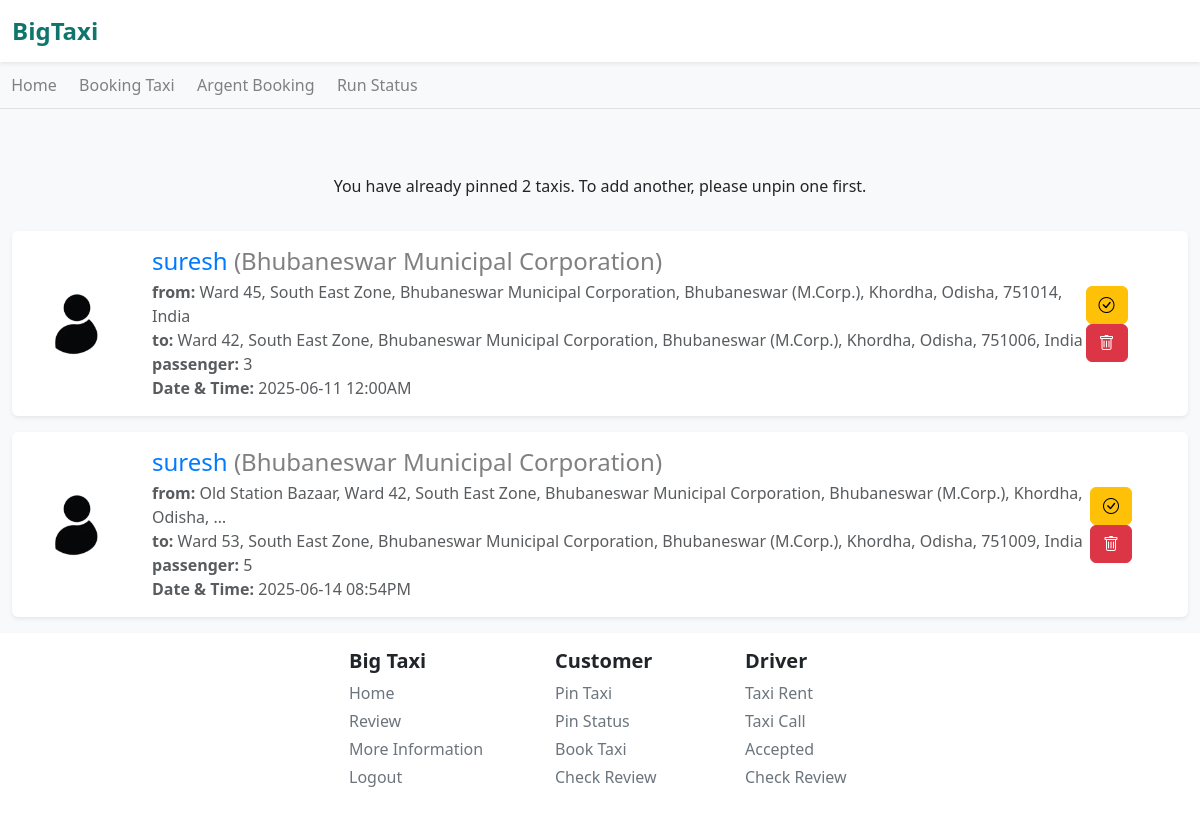
Before: /home/pin/ (signed in) with the older database file.
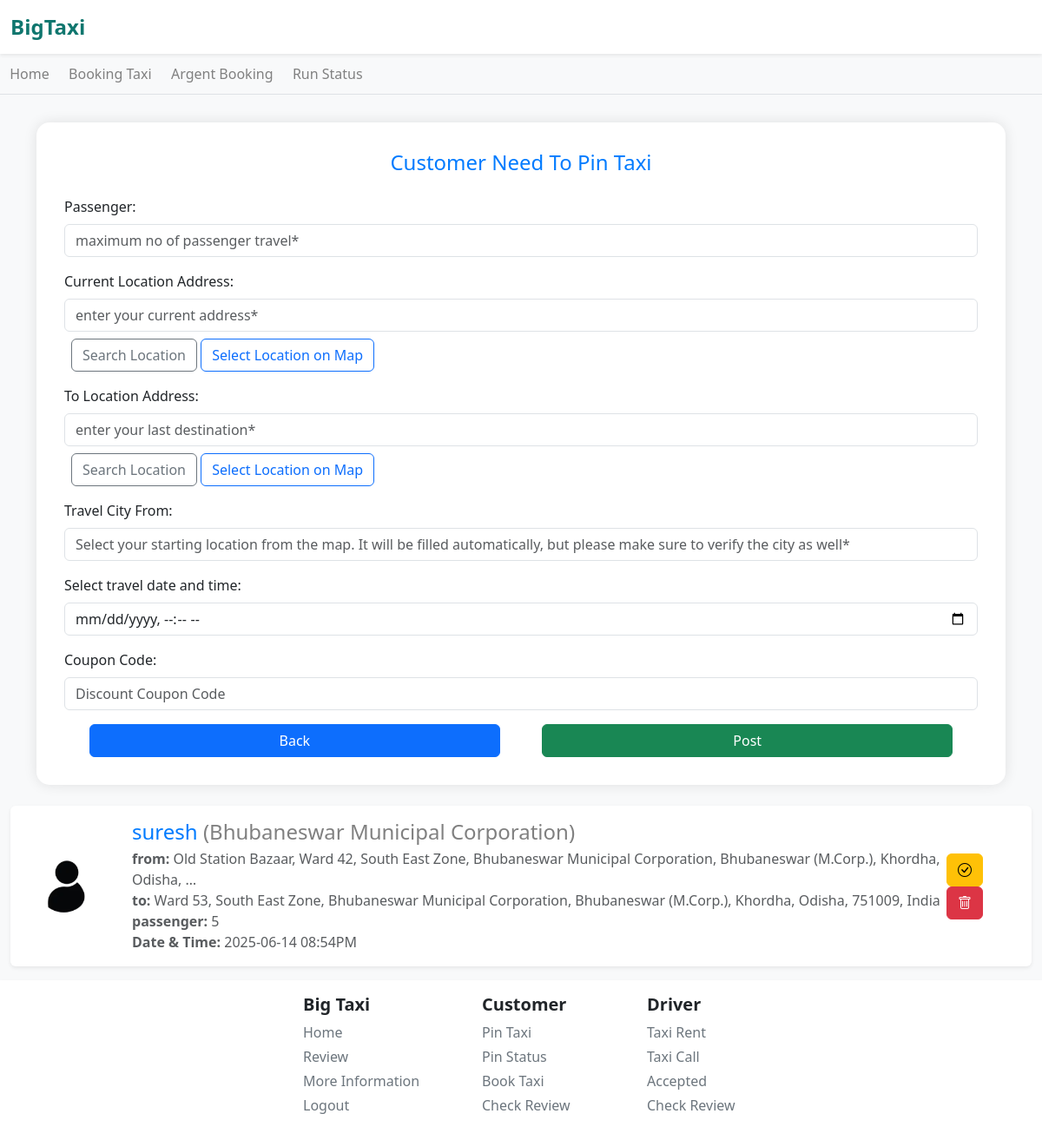
After: the same page with the newer database file.
### taxi_app/models.py (models this page shows, shortened)
class PinTaxiAvailable(models.Model):
    run = [('not', 'not'),('yes', 'yes')]
    taxiAvaId = models.CharField(max_length=50)
    taxiCity = models.CharField(max_length=500)
    customerId = models.ForeignKey(usersDataModel, on_delete=models.CASCADE)
    currentLocation = models.CharField(max_length=2000)
    toLocation = models.CharField(max_length=2000, default='No Area Found!')
    taxiPassenger = models.IntegerField(default=1)
    pincode = models.CharField(max_length=20, default=' ')
    couponCodeWas = models.CharField(max_length=100, default='Customer Not Have Coupon')
    taxiDate = models.DateField(auto_now_add=True)
    taxiTime = models.TimeField(auto_now_add=True)
    taxiDateAndTimeByUser = models.CharField(max_length=100, default='none')
    priceOfTravel = models.IntegerField(default=0)
    driverCode = models.CharField(max_length=100, default='DRIVERCODE')
    runningStatus = models.CharField(max_length=100, choices=run, default='not')

### Users/models.py (models this page shows, shortened)
class usersDataModel(models.Model):
    UserG = [
        ('Male', 'Male'),
        ('Female', 'Female'),
        ('Other', 'Other'),
        ('Not Check', 'Not Check'),
    ]
    UserC = [
        ('Developer', 'Developer'),
        ('Customer', 'Customer'),
        ('Driver', 'Driver'),
    ]
    ULink = models.ForeignKey(User, on_delete=models.CASCADE)
    UserCode = models.CharField(max_length=100, default='BIGTAXICODE1006463')
    UserCategory = models.CharField(choices=UserC, default='Customer')
    UserMobileNo = models.CharField(max_length=11)
    UserGender = models.CharField(max_length=100, default='Not Check')
    UserAge = models.CharField(max_length=3, default='')
    UserState = models.CharField(max_length=100, default='')
    UserCity = models.CharField(max_length=100, default='')
    UserPincode = models.CharField(max_length=20, default='')
    UserAddress = models.CharField(max_length=200, default='')
    UserPass = models.CharField(max_length=1000, default='password')
    CouponCode = models.CharField(max_length=50, null=True, blank=True)
    UProfileImage = models.ImageField(upload_to='profile/main/', default='profile/default/default.png')
    UProfileName = models.CharField(max_length=1000, default='BiXTaxi User')
    description = models.CharField(max_length=5000, default='No Description!')
    totalTripCount = models.IntegerField(default=0)
    dangerTripCount = models.IntegerField(default=0)

### taxi_app/views.py (the view, shortened to what this page needs)
# urls.py: path('pin/', views.pinTaxiFunctionBaseView, name='pinTaxi'),
def pinTaxiFunctionBaseView(request):
    if request.user.is_authenticated:
        showMessage = False
        usernames = request.user.username; user = User.objects.get(username = usernames); dataOfUser = usersDataModel.objects.get(ULink = user); dataPresentLst = PinTaxiAvailable.objects.filter(customerId = dataOfUser)
        profileImage = dataOfUser.UProfileImage; setLimitToForm = 2
        if dataPresentLst:
            valueOfPin = True
            if len(dataPresentLst) > 1:dataOfPin = PinFunction(request, dataPresentLst)
            elif len(dataPresentLst) > 3: dataOfPin = PinFunction(request, dataPresentLst)
            else:  dataOfPin = PinFunction(request, dataPresentLst)
        else: valueOfPin = False; dataOfPin = False
        if len(dataPresentLst) < setLimitToForm:
            DataShow = True
        else: DataShow = False
        context = { 'showMessage' : showMessage, 'valueOfPin' : valueOfPin, 'dataOfPin' : dataOfPin, 'usernames' : usernames, 'DataShow' : DataShow, 'profileImage' : profileImage}
        return render(request, 'main/pinTaxi.html', context)
    else: return redirect('driver:login')

### taxi_app/views.py (called while the page is built)
def PinFunction(request, dataPresentLst):
    dataOfPinLst = []; IdLst = []; codeLst = []
    for a1 in dataPresentLst:
        dataOfPinLst += [a1]
    DataOf = [1 if ReportDriverInPinTaxi.objects.filter(pinBarCode = i) else 0 for i in dataPresentLst]
    if 1 in DataOf:
        indexPosition, NoIndex = [index for index, value in enumerate(DataOf) if value == 1], [index for index, value in enumerate(DataOf) if value == 0]
        for i in indexPosition: IdLst.append(str(dataOfPinLst[i].taxiAvaId)); codeLst.append(str(dataOfPinLst[i].taxiAvaId))
        for j in NoIndex: IdLst.insert(j, '')
    request.session['ReportAccessBarCode'] = codeLst
    DataZip = list(zip(dataOfPinLst, DataOf))
    return DataZip

### templates/main/pinTaxi.html (shortened to what this page needs)
{% extends 'base.html' %} {% block body %}
<link rel="stylesheet" href="../../static/css/pinTaxi.css" />
<link rel="stylesheet" href="https://unpkg.com/leaflet/dist/leaflet.css" />
{% if DataShow %}
<div class="container mb-4">
  <div class="form-section">
    <h4>Customer Need To Pin Taxi</h4>
    <form method="POST">
      <div class="mb-3 text-start position-relative">
        <label class="form-label">Passenger:</label>
        <input
          type="number"
          class="form-control"
          name="uTaxiPassenger"
          min="0"
          placeholder="maximum no of passenger travel*"
          required
        />
      </div>
      <div class="mb-3 text-start position-relative">
        <label class="form-label">Current Location Address:</label>
        <input
          type="text"
          class="form-control"
          name="uCurrentLocation"
          id="currentLocationUser"
          placeholder="enter your current address*"
          required
        />
        <button
          type="button"
          id="search-current-location-btn"
          class="btn btn-outline-secondary mt-2 ms-2"
        >
          Search Location
        </button>
        <button
          type="button"
          id="open-current-map-btn"
          class="btn btn-outline-primary mt-2"
        >
          Select Location on Map
        </button>
      </div>
      <div class="mb-3 text-start position-relative">
        <label class="form-label">To Location Address:</label>
        <input
          type="text"
          class="form-control"
          name="uLastLocation"
          id="toLocationInput"
          placeholder="enter your last destination*"
          required
        />
        <button
          type="button"
          id="search-location-btn"
          class="btn btn-outline-secondary mt-2 ms-2"
        >
          Search Location
        </button>
        <button
          type="button"
          id="open-map-btn"
          class="btn btn-outline-primary mt-2"
        >
          Select Location on Map
        </button>
      </div>
      <div class="mb-3 text-start position-relative">
        <label class="form-label">Travel City From:</label>
        <input
          type="text"
          class="form-control"
          name="uCity"
          id="user-city"
          value=""
          placeholder="Select your starting location from the map. It will be filled automatically, but please make sure to verify the city as well*"
          readonly
          />
      </div>
      <div class="mb-3 text-start position-relative">
        <label class="form-label" for="datetime"
          >Select travel date and time:</label
        >
        <input
          type="datetime-local"
          id="datetime"
          class="form-control"
          name="utaxiDateAndTimeByUser"
          required
        />
      </div>
      {% if userCategoryis == 'Customer' %}
      <div class="mb-3 text-start position-relative">
        <label class="form-label">Coupon Code:</label>
        <input
          type="text"
          class="form-control"
          name="uCouponCode"
          placeholder="Discount Coupon Code"
        />
      </div>
      {% endif %}
      <div class="w-100 d-flex justify-content-center gap-5">
        <a href="{% url 'taxi_app:home' %}" class="btn btn-primary w-pin-taxi"
          >Back</a
        >
        <button type="submit" class="btn btn-success w-pin-taxi">Post</button>
      </div>
    </form>
  </div>
</div>
{% else %}
<div class="container mt-5">
  <div class="alert text-center">
    You have already pinned 2 taxis. To add another, please unpin one first.
  </div>
</div>
{% endif %}
{% if valueOfPin %}
  {% for DP, FIR in dataOfPin %}
<div class="container-xxl my-3">
  {% if FIR %}
    <div class="bg-warning shadow-sm rounded p-3 d-flex align-items-center flex-wrap flex-md-nowrap" style="border-radius: 50%;">
  {% else %}
    <div class="bg-white shadow-sm rounded p-3 d-flex align-items-center flex-wrap flex-md-nowrap" style="border-radius: 50%;">
  {% endif %}
    <div class="me-4 mb-3 mb-md-0">
      <img
        src="/media/{{ profileImage }}"
        alt="User Profile"
        class="rounded-circle"
        style="width: 100px; height: 100px; object-fit: cover; border-radius: 50%;"
      />
    </div>
    <div class="me-auto">
      <h4 class="mb-1">
        {{ usernames }}
        <span class="taxi-passenger-limit-text">({{ DP.taxiCity }})</span>
      </h4>
      <p class="text-muted mb-0">
        <strong>from:</strong> {{ DP.currentLocation|truncatewords:15 }}
      </p>
      <p class="text-muted mb-0"><strong>to:</strong> {{ DP.toLocation|truncatewords:15 }}</p>
      <p class="text-muted mb-0"><strong>passenger:</strong> {{ DP.taxiPassenger }}</p>
      <p class="text-muted mb-0"><strong>Date & Time:</strong> {{ DP.taxiDateAndTimeByUser }}</p>
    </div>
    <div class="mt-3 mt-md-0">
      {% if FIR %}
        <a href="{% url 'taxi_app:checkPinReport' DP.taxiAvaId %}" class="btn btn-primary"><i class="bi bi-file-earmark-text"></i></a>
        <a href="{% url 'taxi_app:repostPin' DP.taxiAvaId %}" class="btn btn-success"><i class="bi bi-arrow-clockwise"></i></a>
        <a href="{% url 'taxi_app:deletePinTaxiReport' DP.taxiAvaId %}" class="btn btn-danger"><i class="bi bi-trash"></i></a>
      {% else %}
        <a href="{% url 'taxi_app:pinStatus' DP.taxiAvaId %}" class="btn btn-warning button-home"><i class="bi bi-check-circle"></i></a>
        <a href="{% url 'taxi_app:deletePinTaxiDetail' DP.taxiAvaId %}" class="btn btn-danger button-home-red"><i class="bi bi-trash"></i></a>
      {% endif %}
    </div>
  </div>
</div>
{% endfor %}
{% endif %}
{% endblock %}

### templates/base.html (shortened to what this page needs)
{% load static %}
<!DOCTYPE html>
<html lang="en">
  <head>
    <link
      href="https://cdn.jsdelivr.net/npm/bootstrap@5.3.0/dist/css/bootstrap.min.css"
      rel="stylesheet"
    />
    <link rel="stylesheet" href="{% static 'css/loader.css' %}">
    <link href="https://cdn.jsdelivr.net/npm/bootstrap-icons@1.10.5/font/bootstrap-icons.css" rel="stylesheet">
    <link rel="stylesheet" href="https://cdnjs.cloudflare.com/ajax/libs/font-awesome/6.5.0/css/all.min.css" />
    <link rel="stylesheet" href="{% static 'css/main.css' %}">
  </head>
  <body class="bg-light">
    <div id="main-content">
      {% include 'inc/navbar.html' %} {% block body %} {% endblock %} {% include 'inc/footer.html' %}
    </div>
  </body>
</html>

### templates/inc/navbar.html (shortened to what this page needs)
<nav class="navbar navbar-expand-lg navbar-light bg-white shadow-sm">
  <div class="container-fluid">
    <a class="navbar-brand text-primary text-main-own fw-bold fs-4" href="{% url 'taxi_app:autoRedirect' %}">BigTaxi</a>
  </div>
</nav>
<div class="bg-light border-bottom scrolling-navbar d-flex">
{% if user.is_authenticated %}
  {% if userCategoryis == 'Customer' %}
    <div class="nav-item-wrapper"><a class="nav-link" href="{% url 'taxi_app:autoRedirect' %}" title="Home">
      Home
    </a></div>
    <div class="nav-item-wrapper"><a href="{% url 'taxi_app:pinTaxi' %}" class="nav-link" title="Booking Taxi">
      Booking Taxi
    </a></div>
    <div class="nav-item-wrapper"><a class="nav-link" href="#" title="Argent Booking">
      Argent Booking
    </a></div>
    <div class="nav-item-wrapper">
      <a class="nav-link" href="{% url 'taxi_app:statusCustomer' %}">Run Status</a>
    </div>
  {% endif %}
{% endif %}
</div>

### templates/inc/footer.html (shortened to what this page needs)
<footer class="bg-white shadow-sm mt-2 py-3">
  <div class="container-xxl">
    <div class="row text-center text-md-start d-flex align-items-center justify-content-center ms-5">
      <div class="col-6 col-md-2 mb-2">
        <h5 class="fw-bold">Big Taxi</h5>
        {% if user.is_authenticated %}
          <span class="d-block mb-1"><a href="{% url 'taxi_app:autoRedirect' %}" class="a-footer-tag">Home</a></span>
          <span class="d-block mb-1"><a href="{% url 'taxi_app:review' %}" class="a-footer-tag">Review</a></span>
          <span class="d-block mb-1"><a href="{% url 'driver:inforamtion' %}" class="a-footer-tag">More Information</a></span>
          <span class="d-block mb-1"><a href="{% url 'driver:logOut' %}" class="a-footer-tag">Logout</a></span>
        {% else %}
          <span class="d-block mb-1"><a href="{% url 'taxi_app:lan' %}" class="a-footer-tag">Home</a></span>
          <span class="d-block mb-1"><a href="{% url 'driver:inforamtion' %}" class="a-footer-tag">More Information</a></span>
        {% endif %}
      </div>
      <div class="col-6 col-md-2 mb-2 ms-md-3 ms-2">
        <h5 class="fw-bold">Customer</h5>
        {% if user.is_authenticated %}
            <span class="d-block mb-1"><a href="#" class="a-footer-tag">Pin Taxi</a></span>
            <span class="d-block mb-1"><a href="#" class="a-footer-tag">Pin Status</a></span>
            <span class="d-block mb-1"><a href="#" class="a-footer-tag">Book Taxi</a></span>
            <span class="d-block mb-1"><a href="#" class="a-footer-tag">Check Review</a></span>
        {% else %}
          <span class="d-block mb-1"><a href="{% url 'driver:customerLogin' %}" class="a-footer-tag">Login</a></span>
          <span class="d-block mb-1"><a href="{% url 'driver:customerSignup' %}" class="a-footer-tag">Signup</a></span>
        {% endif %}
      </div>
      <div class="col-6 col-md-2 mb-2">
        <h5 class="fw-bold">Driver</h5>
        {% if user.is_authenticated %}
          <span class="d-block mb-1"><a href="#" class="a-footer-tag">Taxi Rent</a></span>
          <span class="d-block mb-1"><a href="#" class="a-footer-tag">Taxi Call</a></span>
          <span class="d-block mb-1"><a href="#" class="a-footer-tag">Accepted</a></span>
          <span class="d-block mb-1"><a href="#" class="a-footer-tag">Check Review</a></span>
        {% else %}
          <span class="d-block mb-1"><a href="{% url 'driver:driverLogin' %}" class="a-footer-tag">Login</a></span>
        <span class="d-block mb-1"><a href="{% url 'driver:driverSignup' %}" class="a-footer-tag">Signup</a></span>
        {% endif %}
      </div>
    </div>
  </div>
</footer>

### static/css/main.css (style rules this page uses)
.text-main-own { color: #0f766e !important; }

### static/css/pinTaxi.css (style rules this page uses)
body { background-color: #f8fafc; }
.form-section { background-color: #ffffff; padding: 2rem; border-radius: 15px; box-shadow: 0 0 15px rgba(0, 0, 0, 0.1); margin-top: 2rem; text-align: center; }
h4 { color: #007bff; margin-bottom: 1.5rem; }
.w-pin-taxi { width: 45% !important; }
.taxi-passenger-limit-text { color: gray; }

### templates/inc/navbar.html (style rules this page uses)
a { text-decoration: none; }
.scrolling-navbar { overflow-x: auto; white-space: nowrap; scrollbar-width: none; }
.nav-item-wrapper { display: inline-block; padding: 0.7rem; }
.nav-link { color: gray; position: relative; }

### templates/inc/footer.html (style rules this page uses)
a { text-decoration: none; }
.a-footer-tag { color: #6c757d; }

Changed rows visible on the page:
removed PinTaxiAvailable: UProfileImage (placeholder picture), {{ usernames }} "suresh", taxiCity "Bhubaneswar Municipal Corporation", currentLocation "Ward 45, South East Zone, Bhubaneswar Municipal Corporation, Bhubaneswar (M.Corp.), Khordha, Odisha, 751014, India", toLocation "Ward 42, South East Zone, Bhubaneswar Municipal Corporation, Bhubaneswar (M.Corp.), Khordha, Odisha, 751006, India", taxiPassenger "3", taxiDateAndTimeByUser "2025-06-11 12:00AM"
Other visible differences:
text no longer shown: "You have already pinned 2 taxis. To add another, please unpin one first."
text now shown: "Customer Need To Pin Taxi Passenger: Current Location Address: Search Location Select Location on Map To Location Address: Search Location Select Location on Map Travel City From: Select travel date and time: Coupon Code: Back Post"
